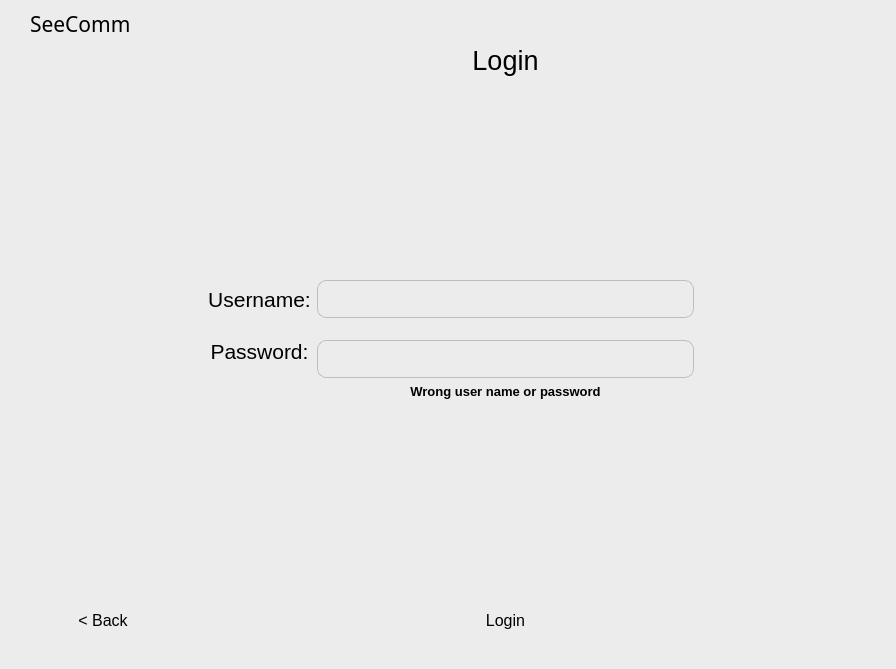
<?xml version="1.0" encoding="UTF-8"?>
<ui version="4.0">
 <class>login_page</class>
 <widget class="QMainWindow" name="login_page">
  <property name="geometry">
   <rect>
    <x>0</x>
    <y>0</y>
    <width>896</width>
    <height>669</height>
   </rect>
  </property>
  <property name="windowTitle">
   <string>MainWindow</string>
  </property>
  <property name="styleSheet">
   <string notr="true">background-color: rgb(236, 236, 236);</string>
  </property>
  <property name="tabShape">
   <enum>QTabWidget::Rounded</enum>
  </property>
  <widget class="QWidget" name="centralwidget">
   <layout class="QGridLayout" name="gridLayout">
    <item row="5" column="2">
     <widget class="QLabel" name="verification_message">
      <property name="enabled">
       <bool>true</bool>
      </property>
      <property name="font">
       <font>
        <pointsize>10</pointsize>
        <weight>75</weight>
        <bold>true</bold>
       </font>
      </property>
      <property name="styleSheet">
       <string notr="true">color: 'red';
</string>
      </property>
      <property name="frameShape">
       <enum>QFrame::NoFrame</enum>
      </property>
      <property name="text">
       <string>Wrong user name or password</string>
      </property>
      <property name="alignment">
       <set>Qt::AlignCenter</set>
      </property>
      <property name="openExternalLinks">
       <bool>false</bool>
      </property>
     </widget>
    </item>
    <item row="4" column="2">
     <widget class="QLineEdit" name="password">
      <property name="styleSheet">
       <string notr="true">width: 260px;
height: 36px;
border-radius: 9px;
background-color: 'white';
margin-top: 16%;
border: 1px solid;
border-color: rgb(190, 190, 190);
</string>
      </property>
     </widget>
    </item>
    <item row="3" column="0">
     <spacer name="horizontalSpacer_2">
      <property name="orientation">
       <enum>Qt::Horizontal</enum>
      </property>
      <property name="sizeHint" stdset="0">
       <size>
        <width>40</width>
        <height>20</height>
       </size>
      </property>
     </spacer>
    </item>
    <item row="3" column="3">
     <spacer name="horizontalSpacer">
      <property name="orientation">
       <enum>Qt::Horizontal</enum>
      </property>
      <property name="sizeHint" stdset="0">
       <size>
        <width>40</width>
        <height>20</height>
       </size>
      </property>
     </spacer>
    </item>
    <item row="7" column="2">
     <widget class="QPushButton" name="login">
      <property name="minimumSize">
       <size>
        <width>377</width>
        <height>36</height>
       </size>
      </property>
      <property name="font">
       <font>
        <pointsize>12</pointsize>
       </font>
      </property>
      <property name="cursor">
       <cursorShape>PointingHandCursor</cursorShape>
      </property>
      <property name="styleSheet">
       <string notr="true">#login {
	width: 100px;
	height: 36px;
	border-radius: 9px;
	background-color: 'white';
	margin-right: 100%;
	margin-left: 100%;
}

#login:hover {
	background-color: #F8F8FF;
}</string>
      </property>
      <property name="text">
       <string>Login</string>
      </property>
      <property name="flat">
       <bool>false</bool>
      </property>
     </widget>
    </item>
    <item row="7" column="0">
     <widget class="QPushButton" name="back_button">
      <property name="maximumSize">
       <size>
        <width>172</width>
        <height>16777215</height>
       </size>
      </property>
      <property name="font">
       <font>
        <pointsize>12</pointsize>
       </font>
      </property>
      <property name="styleSheet">
       <string notr="true">#back_button {
	width: 100px;
	height: 36px;
	border-radius: 9px;
	background-color: 'white';
	margin-left:16%
}

#back_button:hover {
	background-color: #F8F8FF;
}</string>
      </property>
      <property name="text">
       <string>&lt; Back</string>
      </property>
     </widget>
    </item>
    <item row="3" column="2">
     <widget class="QLineEdit" name="username">
      <property name="autoFillBackground">
       <bool>false</bool>
      </property>
      <property name="styleSheet">
       <string notr="true">width: 200px;
height: 36px;
border-radius: 9px;
background-color: 'white';
border: 1px solid;
border-color: rgb(190, 190, 190);</string>
      </property>
     </widget>
    </item>
    <item row="4" column="1">
     <widget class="QLabel" name="password_label">
      <property name="font">
       <font>
        <pointsize>16</pointsize>
       </font>
      </property>
      <property name="layoutDirection">
       <enum>Qt::LeftToRight</enum>
      </property>
      <property name="text">
       <string>Password:</string>
      </property>
      <property name="alignment">
       <set>Qt::AlignCenter</set>
      </property>
     </widget>
    </item>
    <item row="6" column="2">
     <spacer name="verticalSpacer">
      <property name="orientation">
       <enum>Qt::Vertical</enum>
      </property>
      <property name="sizeHint" stdset="0">
       <size>
        <width>20</width>
        <height>40</height>
       </size>
      </property>
     </spacer>
    </item>
    <item row="2" column="2">
     <spacer name="verticalSpacer_2">
      <property name="orientation">
       <enum>Qt::Vertical</enum>
      </property>
      <property name="sizeHint" stdset="0">
       <size>
        <width>20</width>
        <height>40</height>
       </size>
      </property>
     </spacer>
    </item>
    <item row="3" column="1">
     <widget class="QLabel" name="username_label">
      <property name="font">
       <font>
        <pointsize>16</pointsize>
       </font>
      </property>
      <property name="layoutDirection">
       <enum>Qt::LeftToRight</enum>
      </property>
      <property name="text">
       <string>Username:</string>
      </property>
      <property name="alignment">
       <set>Qt::AlignCenter</set>
      </property>
     </widget>
    </item>
    <item row="1" column="2" alignment="Qt::AlignTop">
     <widget class="QLabel" name="login_lable">
      <property name="font">
       <font>
        <pointsize>20</pointsize>
       </font>
      </property>
      <property name="layoutDirection">
       <enum>Qt::LeftToRight</enum>
      </property>
      <property name="styleSheet">
       <string notr="true"/>
      </property>
      <property name="text">
       <string>Login</string>
      </property>
      <property name="alignment">
       <set>Qt::AlignCenter</set>
      </property>
     </widget>
    </item>
    <item row="0" column="2">
     <spacer name="horizontalSpacer_3">
      <property name="orientation">
       <enum>Qt::Horizontal</enum>
      </property>
      <property name="sizeHint" stdset="0">
       <size>
        <width>40</width>
        <height>20</height>
       </size>
      </property>
     </spacer>
    </item>
    <item row="0" column="0">
     <widget class="QLabel" name="logo">
      <property name="font">
       <font>
        <family>Segoe Script</family>
        <pointsize>16</pointsize>
        <italic>false</italic>
       </font>
      </property>
      <property name="styleSheet">
       <string notr="true">margin-left: 16%</string>
      </property>
      <property name="text">
       <string>SeeComm</string>
      </property>
     </widget>
    </item>
   </layout>
  </widget>
  <widget class="QMenuBar" name="menubar">
   <property name="geometry">
    <rect>
     <x>0</x>
     <y>0</y>
     <width>896</width>
     <height>26</height>
    </rect>
   </property>
  </widget>
  <widget class="QStatusBar" name="statusbar"/>
 </widget>
 <resources/>
 <connections/>
</ui>
